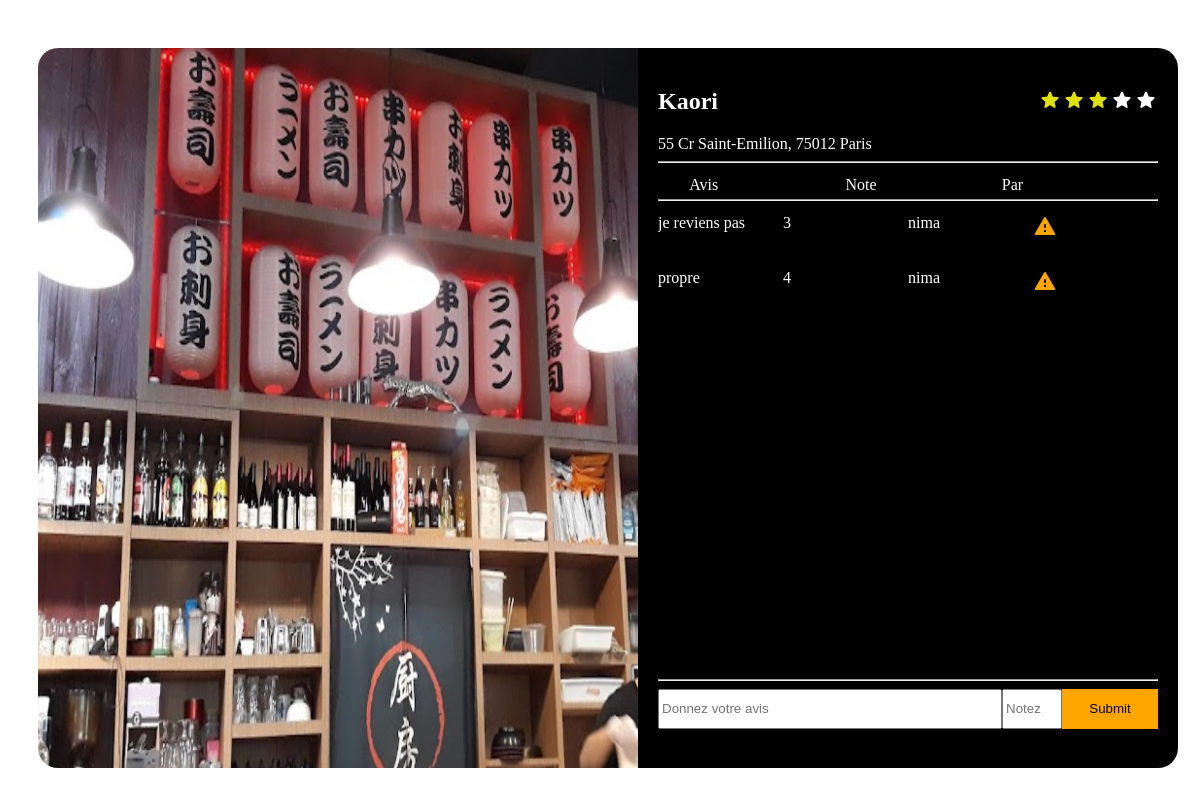
/src/views/restaurantPage.php?nom=Kaori (signed in), run on the app's committed database.
### tables this page shows
create table restaurants
(
    nom       varchar(32)  NOT NULL,
    adress    varchar(128) NOT NULL,
    img__Path varchar(64)  NULL DEFAULT '',
    note      DOUBLE NOT NULL DEFAULT 0,
    restaurantID int AUTO_INCREMENT ,
    PRIMARY KEY (restaurantID)
);

create table avis(
    restaurantId int,
    userAvisId int,
    avis varchar(1024) DEFAULT NULL,
    note DOUBLE DEFAULT NULL,
    isReportedBinary INT DEFAULT 0,
    FOREIGN KEY(restaurantId) REFERENCES restaurants(restaurantID),
    FOREIGN KEY(userAvisId) REFERENCES users(userID)
);

create table users
(
    identifiant       varchar(32)  NOT NULL,
    mail    varchar(64) NOT NULL,
    isAdmin      INT(1) NOT NULL DEFAULT 0,
    password varchar(1024) NOT NULL,
    userID int AUTO_INCREMENT,
    PRIMARY KEY (userID)
);

### src/core/userNamefromUserID.php (called while the page is built, shortened)
<?php
function userIDToName($id)
{
    $conn = getConnection();
    $conn->select_db('leProjet');
    $quary = "SELECT * from users WHERE userID = '$id'";
    $resault = mysqli_query($conn, $quary);
    if ($resault->num_rows > 0) {
        return mysqli_fetch_array($resault)['identifiant'];
    } else return '-';
}
?>

### src/views/restaurantPage.php (the view, shortened to what this page needs)
<?php
require_once '../core/restaurantPageAvisBuilder.php';
$nom = $_GET['nom'];
$conn = getConnection();
$conn->select_db('leProjet');
$qaury = "Select * from restaurants WHERE nom = '$nom'";
$resault = mysqli_query($conn, $qaury);
$row = mysqli_fetch_array($resault);
function echoStar($nbStar){
    $tmp = '';
    for($i = 0; $i < $nbStar; $i++){
        $tmp .= '<span class="material-icons-round" style="color: #e1e10a">star</span>';
    }
    for($j = 0; $j < 5 - $nbStar; $j++){
        $tmp .= '<span class="material-icons-round" style="color: white">star</span>';
    }
    return $tmp;
}
?>
<html lang="fr">
<link href="css/restaurantPage.css" rel="stylesheet">
<body class="body">
<div class="mainContainer">
    <div class="mainContainerLeftDiv">
        <img src="<?php echo $row['img__Path']?>">
    </div>
    <div class="mainContainerRightDiv">
        <div class="NomNoteRow">
            <h2><?php echo $row['nom']?></h2>
            <h2><?php echo echoStar(intval($row['note']));?></h2>
        </div>
        <p1><?php echo $row['adress']?></p1>
        <hr/>
        <div class="avisDiv">
            <div class="avisRow" style="height: 20px"><p1>Avis</p1><p1>Note</p1><p1>Par</p1></div>
            <hr/>
            <?php echo getAvisListe($row['restaurantID']); ?>
        </div>
        <hr/>
        <div class="inputBoxDiv">
            <form class="texteInputRow" action="../core/submitAvis.php" method="post">
                <input type="text" class="inputSection" placeholder="Donnez votre avis" name="avis">
                <input type="number" class="inputNum" max="5" min="0" placeholder="Notez" name="note">
                <input type="submit" class="publierButton" placeholder="Publier">
            </form>
        </div>
    </div>
</div>
</body>
</html>

### src/core/restaurantPageAvisBuilder.php (shortened to what this page needs)
<?php
require_once 'userNamefromUserID.php';
function getAvisListe($restoID): ?string
{
    $conn = getConnection();
    $conn->select_db('leProjet');
    $quary = "SELECT * from avis where restaurantId = '$restoID'";
    $resault = mysqli_query($conn, $quary);
    if ($resault->num_rows > 0){
        $funcResault = '';
        while ($tmp = mysqli_fetch_array($resault)){
            $funcResault .= restoAvisHTMLBodyBuilder($tmp['avis'], $tmp['note'],
                userIDToName($tmp['userAvisId']), $tmp['isReportedBinary']);
        }
        return $funcResault;
    }
    else return null;
}
function restoAvisHTMLBodyBuilder($avis, $note, $user, $dejaReported): string
{
    $note = ($note != 0) ? $note : '-';
    $tmp = '';
    $tmp .= '<div class="avisRow">';
    $tmp .= "<p1>$avis</p1>";
    $tmp .= "<p1>$note</p1>";
    $tmp .= "<p1>$user</p1>";
    if ($dejaReported == 0 ) {
        $tmp .= "<p1><a href='../core/reportToAdmin.php?avis=$avis'><span class='material-icons-round' style='color: orange'>report_problem</span></a></p1>";
    } else {
        $tmp .= "<p1 style='color: gray'>déjà signalé</p1>";
    }
    $tmp .= '</div>';
    return $tmp;
}
?>

### src/views/css/restaurantPage.css (style rules this page uses)
.body { width: 100%; height: 100%; display: flex; align-items: center; justify-content: center; }
.mainContainer { width: 95%; height: 90%; border-radius: 20px; display: flex; flex-direction: row; }
.mainContainerLeftDiv { flex: 4; }
.mainContainerRightDiv { flex: 1; background-color: black; padding: 20px; color: white; border-bottom-right-radius: 20px; border-top-right-radius: 20px; }
.texteInputRow { display: flex; flex-direction: row; }
.inputSection { flex: 4; width: 100%; height: 40px; }
.inputNum { width: 60px; }
.publierButton { flex: 1; background-color: orange; border: black; }
.avisDiv { height: 500px; overflow-y: scroll; }
.mainContainerLeftDiv img { width: 100%; height: 100%; border-bottom-left-radius: 20px; border-top-left-radius: 20px; }
.NomNoteRow { display: flex; flex-direction: row; justify-content: space-between; flex-wrap: wrap; }
.avisRow p1 { flex: 1; width: 500px; max-width: 25%; min-height: 50px; padding-top: 5px; overflow-wrap: break-word; }
.avisRow { display: flex; flex-direction: row; flex-wrap: wrap; justify-content: space-evenly; }

### data on the page
restaurants: img__Path (picture), nom "Kaori", adress "55 Cr Saint-Emilion, 75012 Paris"
avis: avis "je reviens pas", note "3", userAvisId.identifiant "nima"
avis: avis "propre", note "4", userAvisId.identifiant "nima"
